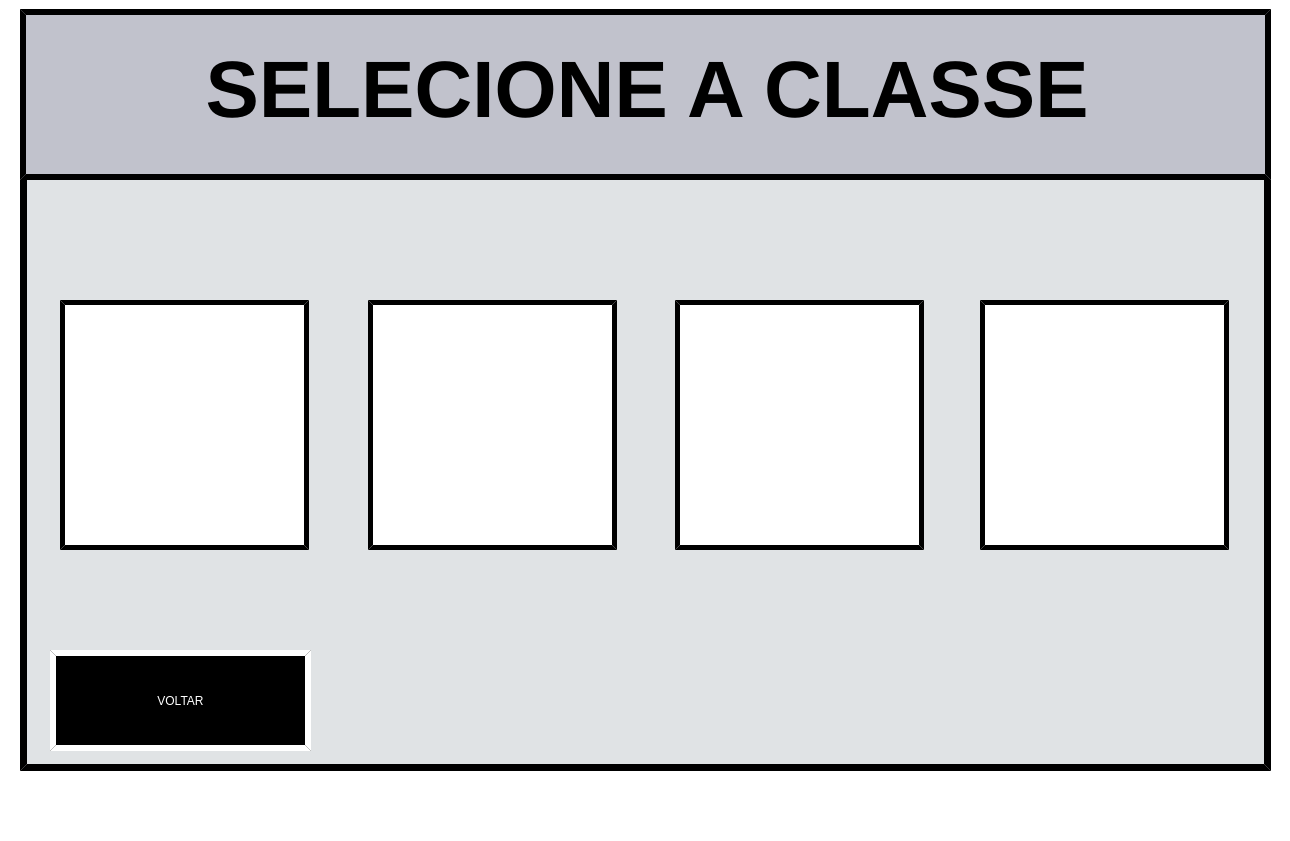
<?xml version="1.0" encoding="UTF-8"?>
<ui version="4.0">
 <class>cadastros_classes</class>
 <widget class="QMainWindow" name="cadastros_classes">
  <property name="geometry">
   <rect>
    <x>0</x>
    <y>0</y>
    <width>1290</width>
    <height>841</height>
   </rect>
  </property>
  <property name="minimumSize">
   <size>
    <width>1290</width>
    <height>841</height>
   </size>
  </property>
  <property name="maximumSize">
   <size>
    <width>1290</width>
    <height>841</height>
   </size>
  </property>
  <property name="windowTitle">
   <string>MainWindow</string>
  </property>
  <property name="styleSheet">
   <string notr="true">background-color: rgb(255, 255, 255);</string>
  </property>
  <property name="animated">
   <bool>true</bool>
  </property>
  <widget class="QWidget" name="centralwidget">
   <widget class="QLabel" name="Label_Borda">
    <property name="geometry">
     <rect>
      <x>0</x>
      <y>783</y>
      <width>1290</width>
      <height>18</height>
     </rect>
    </property>
    <property name="text">
     <string/>
    </property>
    <property name="pixmap">
     <pixmap>Imagens/Borda.png</pixmap>
    </property>
    <property name="scaledContents">
     <bool>true</bool>
    </property>
   </widget>
   <widget class="QLabel" name="label_fundo">
    <property name="geometry">
     <rect>
      <x>20</x>
      <y>10</y>
      <width>1251</width>
      <height>761</height>
     </rect>
    </property>
    <property name="font">
     <font>
      <family>Bosch Sans Bold</family>
      <pointsize>65</pointsize>
      <weight>50</weight>
      <italic>false</italic>
      <bold>false</bold>
     </font>
    </property>
    <property name="styleSheet">
     <string notr="true">border-style: outset;
border-color: rgb(0, 0, 0);
border-width:7px;
border-radius: 0px;
background-color: rgb(224, 227, 229);</string>
    </property>
    <property name="text">
     <string/>
    </property>
   </widget>
   <widget class="QLabel" name="label_fundo_cinza">
    <property name="geometry">
     <rect>
      <x>20</x>
      <y>9</y>
      <width>1251</width>
      <height>171</height>
     </rect>
    </property>
    <property name="styleSheet">
     <string notr="true">border-style: outset;
border-color: rgb(0, 0, 0);
border-width:6px;
background-color: rgb(193, 194, 204);

font: 75 80pt &quot;Bosch Sans Bold&quot;;
</string>
    </property>
    <property name="text">
     <string/>
    </property>
    <property name="scaledContents">
     <bool>true</bool>
    </property>
   </widget>
   <widget class="QPushButton" name="botao_aprendiz">
    <property name="geometry">
     <rect>
      <x>60</x>
      <y>300</y>
      <width>249</width>
      <height>250</height>
     </rect>
    </property>
    <property name="styleSheet">
     <string notr="true">border-style: outset;
border-color: rgb(0, 0, 0);
border-width:5px;
font: 75 65pt &quot;Bosch Sans Bold&quot;;
border-radius: 0px;
background-color: rgb(255, 255, 255);</string>
    </property>
    <property name="text">
     <string/>
    </property>
    <property name="icon">
     <iconset>
      <normaloff>imagens/Aprendiz.png</normaloff>imagens/Aprendiz.png</iconset>
    </property>
    <property name="iconSize">
     <size>
      <width>240</width>
      <height>240</height>
     </size>
    </property>
    <property name="shortcut">
     <string/>
    </property>
   </widget>
   <widget class="QLabel" name="label_titulo">
    <property name="geometry">
     <rect>
      <x>180</x>
      <y>20</y>
      <width>931</width>
      <height>141</height>
     </rect>
    </property>
    <property name="styleSheet">
     <string notr="true">border-style: inside;
border-color: rgb(255, 255, 255);
border-width:6px;
background-color: rgb(193, 194, 204);

font: 75 pt &quot;Bosch Sans Bold&quot;;
</string>
    </property>
    <property name="text">
     <string>&lt;html&gt;&lt;head/&gt;&lt;body&gt;&lt;p align=&quot;center&quot;&gt;&lt;span style=&quot; font-family:'Bosch Office Sans'; font-size:60pt; font-weight:600; color:#000000;&quot;&gt;SELECIONE A CLASSE&lt;/span&gt;&lt;/p&gt;&lt;/body&gt;&lt;/html&gt;</string>
    </property>
   </widget>
   <widget class="QPushButton" name="botao_voltar">
    <property name="geometry">
     <rect>
      <x>50</x>
      <y>650</y>
      <width>261</width>
      <height>101</height>
     </rect>
    </property>
    <property name="whatsThis">
     <string>&lt;html&gt;&lt;head/&gt;&lt;body&gt;&lt;p&gt;&lt;span style=&quot; color:#ffffff;&quot;&gt;OI&lt;/span&gt;&lt;/p&gt;&lt;/body&gt;&lt;/html&gt;</string>
    </property>
    <property name="styleSheet">
     <string notr="true">border-style: outset;
color: rgb(255, 255, 255);
border-color: rgb(255, 255, 255);
border-width:6px;


font: 75 35pt &quot;Bosch Sans Bold&quot;;
background-color: rgb(0,0,0);</string>
    </property>
    <property name="text">
     <string>VOLTAR</string>
    </property>
   </widget>
   <widget class="QPushButton" name="botao_meio_oficial">
    <property name="geometry">
     <rect>
      <x>368</x>
      <y>300</y>
      <width>249</width>
      <height>250</height>
     </rect>
    </property>
    <property name="styleSheet">
     <string notr="true">border-style: outset;
border-color: rgb(0, 0, 0);
border-width:5px;
font: 75 65pt &quot;Bosch Sans Bold&quot;;
border-radius: 0px;
background-color: rgb(255, 255, 255);</string>
    </property>
    <property name="text">
     <string/>
    </property>
    <property name="icon">
     <iconset>
      <normaloff>imagens/Meio_oficial.png</normaloff>imagens/Meio_oficial.png</iconset>
    </property>
    <property name="iconSize">
     <size>
      <width>240</width>
      <height>240</height>
     </size>
    </property>
    <property name="shortcut">
     <string/>
    </property>
   </widget>
   <widget class="QPushButton" name="botao_manutentor">
    <property name="geometry">
     <rect>
      <x>675</x>
      <y>300</y>
      <width>249</width>
      <height>250</height>
     </rect>
    </property>
    <property name="styleSheet">
     <string notr="true">border-style: outset;
border-color: rgb(0, 0, 0);
border-width:5px;
font: 75 65pt &quot;Bosch Sans Bold&quot;;
border-radius: 0px;
background-color: rgb(255, 255, 255);</string>
    </property>
    <property name="text">
     <string/>
    </property>
    <property name="icon">
     <iconset>
      <normaloff>imagens/Manutentor.png</normaloff>imagens/Manutentor.png</iconset>
    </property>
    <property name="iconSize">
     <size>
      <width>240</width>
      <height>240</height>
     </size>
    </property>
    <property name="shortcut">
     <string/>
    </property>
   </widget>
   <widget class="QPushButton" name="botao_responsavel">
    <property name="geometry">
     <rect>
      <x>980</x>
      <y>300</y>
      <width>249</width>
      <height>250</height>
     </rect>
    </property>
    <property name="styleSheet">
     <string notr="true">border-style: outset;
border-color: rgb(0, 0, 0);
border-width:5px;
font: 75 65pt &quot;Bosch Sans Bold&quot;;
border-radius: 0px;
background-color: rgb(255, 255, 255);</string>
    </property>
    <property name="text">
     <string/>
    </property>
    <property name="icon">
     <iconset>
      <normaloff>imagens/Responsavel.png</normaloff>imagens/Responsavel.png</iconset>
    </property>
    <property name="iconSize">
     <size>
      <width>240</width>
      <height>240</height>
     </size>
    </property>
    <property name="shortcut">
     <string/>
    </property>
   </widget>
  </widget>
  <widget class="QMenuBar" name="menubar">
   <property name="geometry">
    <rect>
     <x>0</x>
     <y>0</y>
     <width>1290</width>
     <height>21</height>
    </rect>
   </property>
  </widget>
  <widget class="QStatusBar" name="statusbar"/>
 </widget>
 <resources/>
 <connections/>
</ui>
